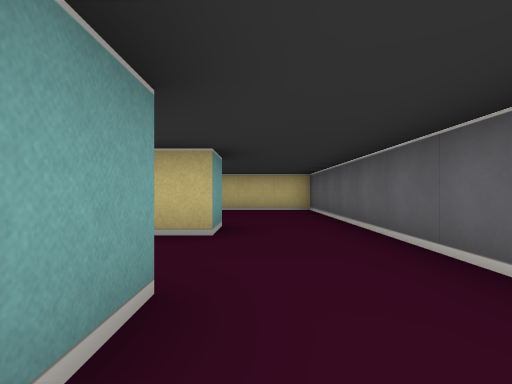
[1] (above)

14 first-person views from a walk through a cub3D maze. The camera is about half as high as the walls, looks level and sees 80° across. The floor is counted in squares. Each view is taken from the middle of a square. On the plan, view 1 faces up. The plan holds only what a view shows up to about 9 squares ahead; the rest is blank.

[2]
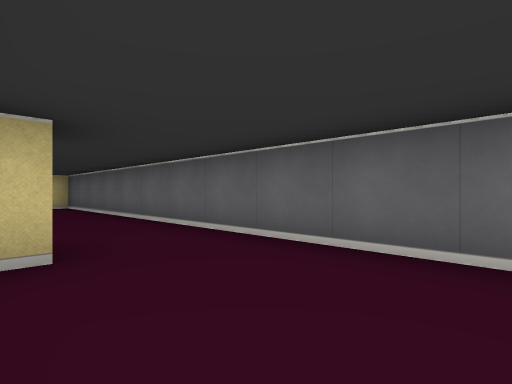

[3]
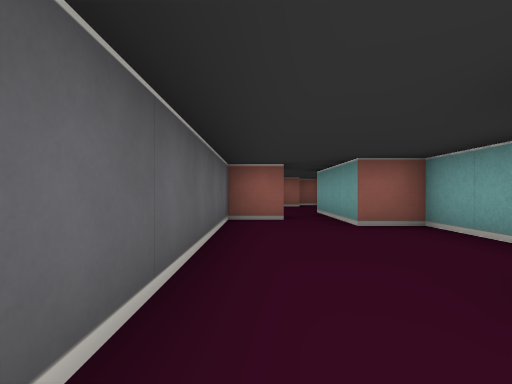

[4]
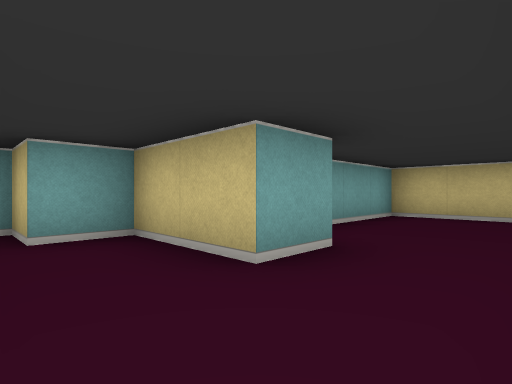

[5]
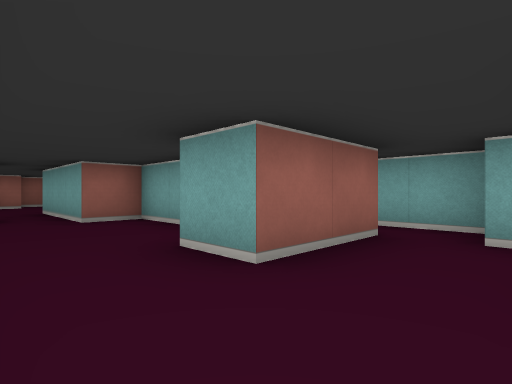

[6]
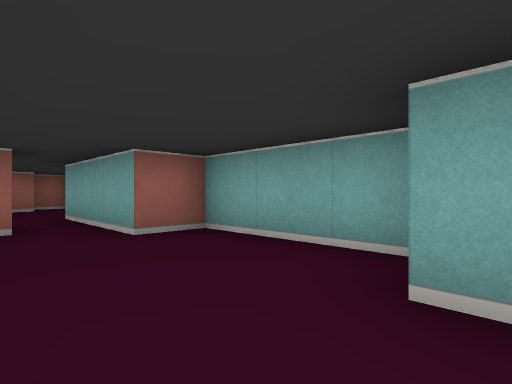

[7]
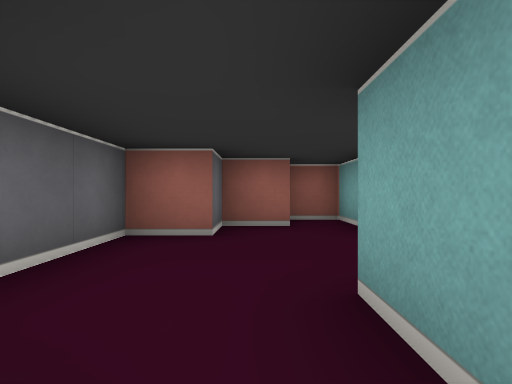

[8]
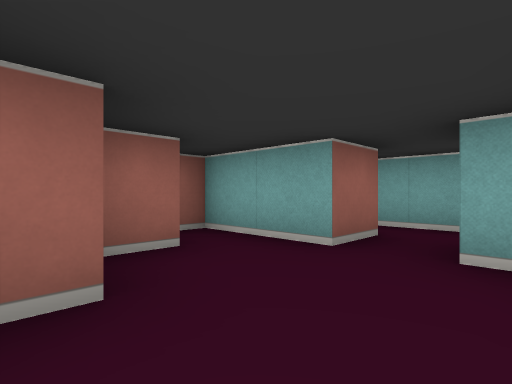

[9]
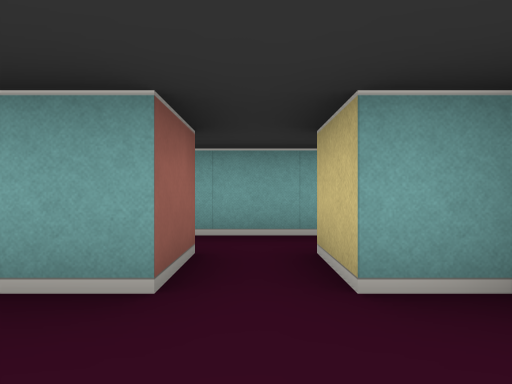

[10]
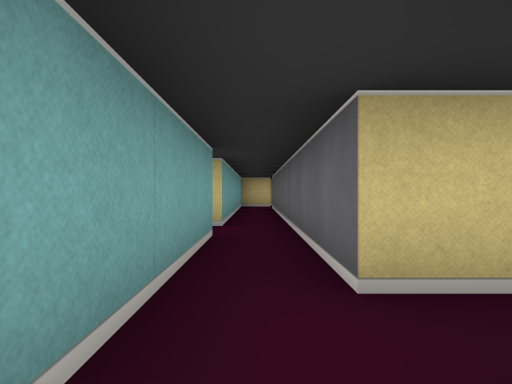

[11]
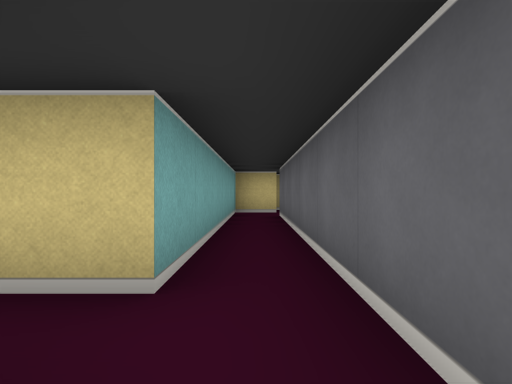

[12]
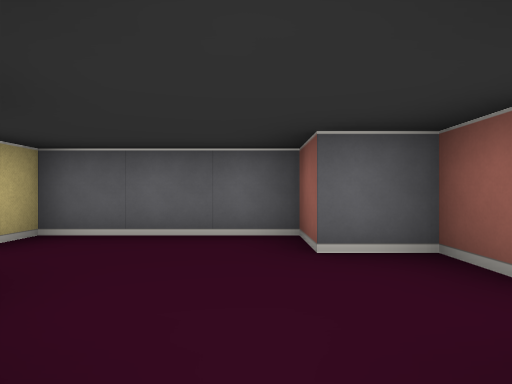

[13]
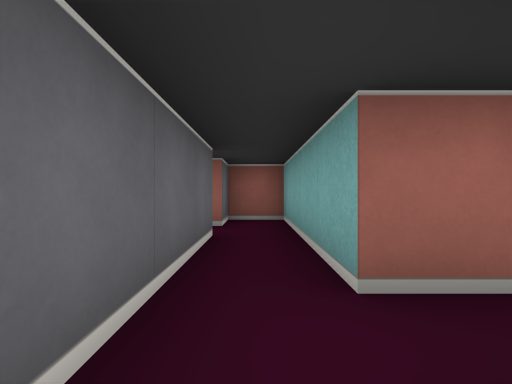

[14]
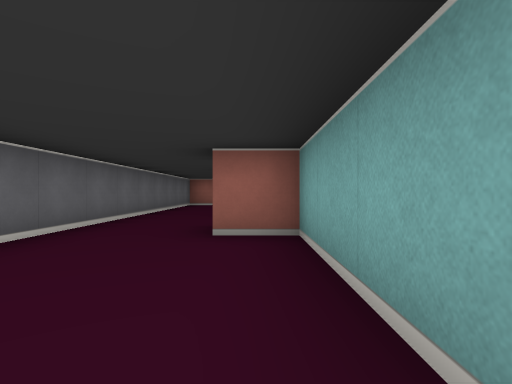

### Floor plan
Points are (right, up) in squares from view 1. A wall is a line through its corners. A room is listed if a view was taken in it or the views show most of it. See-through windows are left out.
Room 1 (views 1, 2, 3, 4, 5, 6, 7, 14)
walls: (-1.5, 0.2) (-1.5, -2.5) (-0.5, -2.5) (-0.5, -4.5); (-2.5, 1.5) (-0.5, 1.5) (-0.5, 0.5); (0.5, -3.5) (1.5, -3.5) (1.5, 8.5) (-1.5, 8.5) (-1.5, 4.5) (-0.5, 4.5) (-0.5, 3.5) (-2.5, 3.5) (-2.5, 2.5)
ways out: opening at (0, -4) to room 2; opening at (-1.5, 2) to room 4
Room 2 (views 8, 9, 12)
walls: (-0.5, -8.5) (0.5, -8.5) (0.5, -7.5) (1.5, -7.5) (1.5, -4.5) (0.9, -4.5); (-1.5, -5.6) (-1.5, -6.5) (-2.5, -6.5); (-2.5, -7.5) (-1.5, -7.5) (-1.5, -9.5) (-0.5, -9.5); (-0.5, -4.5) (-0.5, -5.5)
ways out: opening at (0, -4) to room 1; opening at (-2, -7) to room 3
Room 3 (view 10)
walls: (-3.5, -6.5) (-3.5, -8.5) (-2.5, -8.5) (-2.5, -7.5)
ways out: opening at (-2, -7) to room 2; opening at (-3, -5.5) to room 4
Room 4 (views 11, 13)
walls: (-4.4, -4.5) (-3.5, -4.5) (-3.5, -6.5); (-2.5, -6.5) (-2.5, 1.5); (-2.5, 2.5) (-3.5, 2.5) (-3.5, -3.5) (-4.4, -3.5)
ways out: opening at (-1.5, 2) to room 1; opening at (-3, -5.5) to room 3; opening at (-4, -4)

Where each view was taken, in squares from view 1:
view 1: 0 up, 0 right, facing up
view 2: 2 down, 1 left, facing up-right
view 3: 2 up, 1 right, facing down
view 4: 2 up, 1 right, facing up-left
view 5: 3 up, 1 right, facing down-left
view 6: 1 up, 1 right, facing down-left
view 7: 4 down, 0 right, facing down
view 8: 6 down, 1 right, facing down-left
view 9: 7 down, 0 right, facing left
view 10: 8 down, 3 left, facing up
view 11: 5 down, 3 left, facing up
view 12: 7 down, 2 left, facing right
view 13: 3 down, 3 left, facing down
view 14: 8 up, 1 left, facing down
